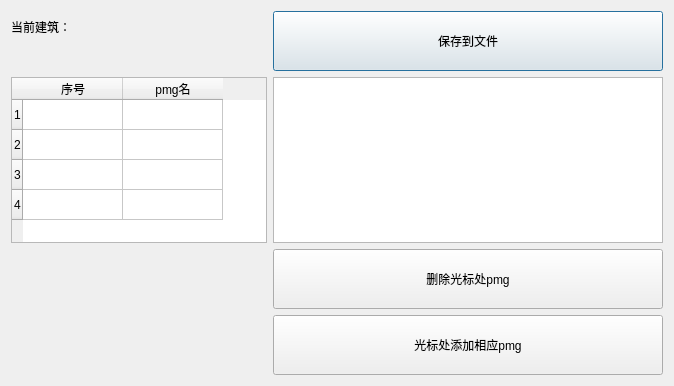
<?xml version="1.0" encoding="UTF-8"?>
<ui version="4.0">
 <class>Dialog</class>
 <widget class="QDialog" name="Dialog">
  <property name="geometry">
   <rect>
    <x>0</x>
    <y>0</y>
    <width>674</width>
    <height>386</height>
   </rect>
  </property>
  <property name="windowTitle">
   <string>Dialog</string>
  </property>
  <layout class="QFormLayout" name="formLayout">
   <item row="0" column="0">
    <widget class="TitleLabel" name="TitleLabel">
     <property name="text">
      <string>当前建筑：</string>
     </property>
    </widget>
   </item>
   <item row="0" column="1">
    <widget class="PrimaryPushButton" name="PrimaryPushButton">
     <property name="minimumSize">
      <size>
       <width>0</width>
       <height>60</height>
      </size>
     </property>
     <property name="text">
      <string>保存到文件</string>
     </property>
    </widget>
   </item>
   <item row="1" column="0">
    <widget class="TableWidget" name="TableWidget">
     <row>
      <property name="text">
       <string>1</string>
      </property>
     </row>
     <row>
      <property name="text">
       <string>2</string>
      </property>
     </row>
     <row>
      <property name="text">
       <string>3</string>
      </property>
     </row>
     <row>
      <property name="text">
       <string>4</string>
      </property>
     </row>
     <column>
      <property name="text">
       <string>序号</string>
      </property>
     </column>
     <column>
      <property name="text">
       <string>pmg名</string>
      </property>
     </column>
    </widget>
   </item>
   <item row="1" column="1">
    <widget class="TextEdit" name="TextEdit"/>
   </item>
   <item row="2" column="1">
    <widget class="PrimaryPushButton" name="PrimaryPushButton_2">
     <property name="minimumSize">
      <size>
       <width>0</width>
       <height>60</height>
      </size>
     </property>
     <property name="text">
      <string>删除光标处pmg</string>
     </property>
    </widget>
   </item>
   <item row="3" column="1">
    <widget class="PrimaryPushButton" name="PrimaryPushButton_3">
     <property name="minimumSize">
      <size>
       <width>0</width>
       <height>60</height>
      </size>
     </property>
     <property name="text">
      <string>光标处添加相应pmg</string>
     </property>
    </widget>
   </item>
  </layout>
 </widget>
 <customwidgets>
  <customwidget>
   <class>PushButton</class>
   <extends>QPushButton</extends>
   <header>qfluentwidgets</header>
  </customwidget>
  <customwidget>
   <class>PrimaryPushButton</class>
   <extends>PushButton</extends>
   <header>qfluentwidgets</header>
  </customwidget>
  <customwidget>
   <class>TitleLabel</class>
   <extends>QLabel</extends>
   <header>qfluentwidgets</header>
  </customwidget>
  <customwidget>
   <class>TextEdit</class>
   <extends>QTextEdit</extends>
   <header>qfluentwidgets</header>
  </customwidget>
  <customwidget>
   <class>TableWidget</class>
   <extends>QTableWidget</extends>
   <header>qfluentwidgets</header>
  </customwidget>
 </customwidgets>
 <resources/>
 <connections/>
</ui>
